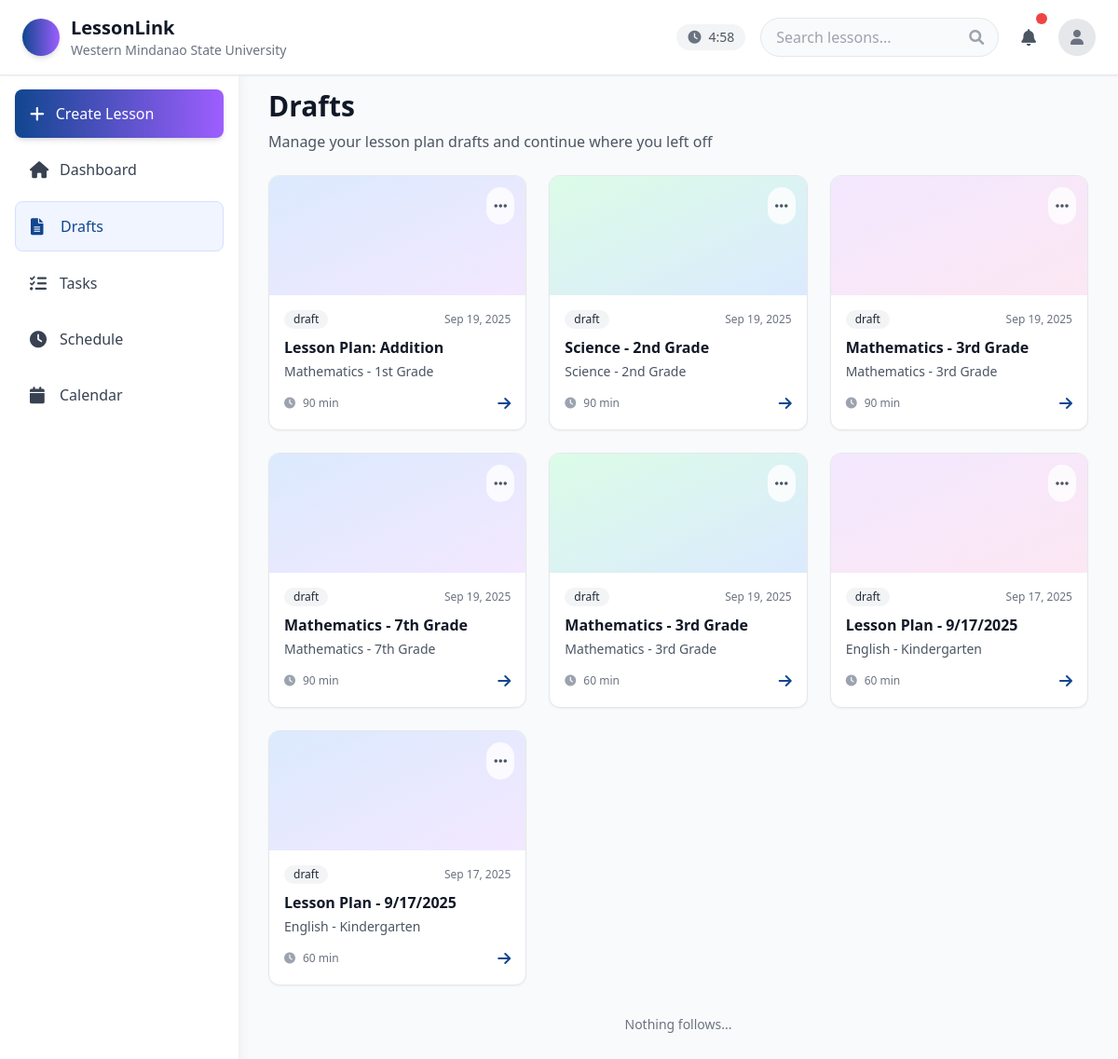
Page /drafts/ (signed in) on the committed database.
### lessonGenerator/models.py (models this page shows, shortened)
class LessonPlan(models.Model):
    DRAFT = 'draft'
    FINAL = 'final'
    STATUS_CHOICES = [
        (DRAFT, 'Draft'),
        (FINAL, 'Final'),
    ]
    title = models.CharField(max_length=200)
    subject = models.CharField(max_length=100)
    grade_level = models.CharField(max_length=50)
    quarter = models.CharField(max_length=50, blank=True)
    duration = models.IntegerField()  # in minutes
    population = models.IntegerField()  # number of students
    learning_objectives = models.TextField()
    subject_matter = models.TextField()
    materials_needed = models.TextField()
    introduction = models.TextField()
    instruction = models.TextField()
    application = models.TextField()
    evaluation = models.TextField()
    assessment = models.TextField()
    generated_content = models.TextField()  # AI-generated content
    status = models.CharField(max_length=10, choices=STATUS_CHOICES, default=DRAFT)
    created_by = models.ForeignKey(settings.AUTH_USER_MODEL, on_delete=models.CASCADE)  # ✅ Changed from User to settings.AUTH_USER_MODEL
    created_at = models.DateTimeField(auto_now_add=True)
    updated_at = models.DateTimeField(auto_now=True)

### lessonGenerator/views.py (the view)
# urls.py: path('drafts/', views.draft_list, name='draft_list'),
@login_required
def draft_list(request):
    drafts = LessonPlan.objects.filter(created_by=request.user, status=LessonPlan.DRAFT).order_by('-created_at')
    return render(request, 'lessonGenerator/draft_list.html', {'drafts': drafts})

### lessonGenerator/templates/lessonGenerator/draft_list.html (shortened to what this page needs)
<!DOCTYPE html>
<html lang="en">
<head>
    <script src="https://cdn.tailwindcss.com"></script>
    <link href="https://cdnjs.cloudflare.com/ajax/libs/font-awesome/6.0.0/css/all.min.css" rel="stylesheet">
</head>
<body class="bg-gray-50 min-h-screen">
    <header class="bg-white shadow-sm border-b fixed top-0 left-0 right-0 z-40">
        <div class="flex items-center justify-between px-4 py-3 md:px-6 md:py-4">
            <div class="flex items-center space-x-3 flex-1 md:flex-none">
                <div class="w-10 h-10 bg-gradient-to-r from-[#11468F] to-[#9E5EFF] rounded-full shadow-md"></div>
                <div class="hidden sm:block">
                    <h1 class="text-xl font-bold text-gray-900">LessonLink</h1>
                    <p class="text-sm text-gray-500 hidden lg:block">Western Mindanao State University</p>
                </div>
            </div>
            <div class="flex items-center space-x-2 md:space-x-4">
                <div class="hidden md:flex items-center space-x-2 bg-gray-100 px-3 py-1 rounded-full">
                    <i class="fas fa-clock text-gray-500 text-sm"></i>
                    <span id="session-timer" class="text-sm text-gray-600">5:00</span>
                </div>
                <div class="relative hidden md:block">
                    <input type="text" placeholder="Search lessons..."
                        class="w-64 px-4 py-2 bg-gray-50 border border-gray-200 rounded-full focus:outline-none focus:ring-2 focus:ring-purple-500 focus:border-transparent transition-all">
                    <i class="fas fa-search absolute right-4 top-1/2 transform -translate-y-1/2 text-gray-400"></i>
                </div>
                <div class="relative">
                    <button id="notification-btn"
                        class="relative p-2 text-gray-600 hover:bg-gray-100 rounded-lg transition-colors">
                        <i class="fas fa-bell text-lg"></i>
                        <span id="notification-badge"
                            class="absolute -top-1 -right-1 w-3 h-3 bg-red-500 rounded-full"></span>
                    </button>
                </div>
                <div class="relative">
                    <button id="profile-btn"
                        class="w-10 h-10 rounded-full overflow-hidden bg-gray-200 flex items-center justify-center hover:bg-gray-300 transition-colors">
                        {% if user.profile_picture %}
                        <img src="{{ user.profile_picture.url }}" alt="Profile Picture"
                            class="w-full h-full object-cover">
                        {% else %}
                        <i class="fas fa-user text-gray-500"></i>
                        {% endif %}
                    </button>
                </div>
            </div>
        </div>
    </header>
    <div class="flex pt-16">
        <aside id="sidebar"
            class="w-64 bg-white shadow-lg h-[calc(100vh-4rem)] fixed top-16 left-0 -translate-x-full md:translate-x-0 sidebar-transition z-30 overflow-y-auto">
            <nav class="p-4 pt-8 space-y-2">
                <a href="{% url 'lesson_planner' %}"><button
                        class="w-full flex items-center space-x-3 px-4 py-3 bg-gradient-to-r from-[#11468F] to-[#9E5EFF] text-white rounded-lg hover:from-[#0d3a7a] hover:to-[#8c4de6] transition-all shadow-md">
                        <i class="fas fa-plus text-lg"></i>
                        <span class="font-medium">Create Lesson</span>
                    </button></a>
                <a href="{% url 'dashboard' %}"
                    class="flex items-center space-x-3 px-4 py-3 text-gray-700 hover:bg-[#f0f5ff] rounded-lg transition-colors group">
                    <i class="fas fa-home text-lg w-5 group-hover:text-[#11468F] transition-colors"></i>
                    <span>Dashboard</span>
                </a>
                <a href="{% url 'draft' %}"
                    class="flex items-center space-x-3 px-4 py-3 text-[#11468F] bg-[#f0f5ff] rounded-lg border border-[#d6e0ff]">
                    <i class="fas fa-file-alt text-lg w-5"></i>
                    <span class="font-medium">Drafts</span>
                </a>
                <a href="{% url 'task' %}"
                    class="flex items-center space-x-3 px-4 py-3 text-gray-700 hover:bg-[#f0f5ff] rounded-lg transition-colors group">
                    <i class="fas fa-tasks text-lg w-5 group-hover:text-[#11468F] transition-colors"></i>
                    <span>Tasks</span>
                </a>
                <a href="{% url 'schedule' %}"
                    class="flex items-center space-x-3 px-4 py-3 text-gray-700 hover:bg-[#f0f5ff] rounded-lg transition-colors group">
                    <i class="fas fa-clock text-lg w-5 group-hover:text-[#11468F] transition-colors"></i>
                    <span>Schedule</span>
                </a>
                <a href="{% url 'calendar' %}"
                    class="flex items-center space-x-3 px-4 py-3 text-gray-700 hover:bg-[#f0f5ff] rounded-lg transition-colors group">
                    <i class="fas fa-calendar text-lg w-5 group-hover:text-[#11468F] transition-colors"></i>
                    <span>Calendar</span>
                </a>
            </nav>
        </aside>
        <main class="flex-1 md:ml-64 bg-gray-50">
            <div class="p-4 md:p-6 lg:p-8">
                <div class="mb-6">
                    <h1 class="text-2xl md:text-3xl font-bold text-gray-900 mb-2">Drafts</h1>
                    <p class="text-gray-600">Manage your lesson plan drafts and continue where you left off</p>
                </div>
                {% if drafts %}
                <div class="grid grid-cols-1 md:grid-cols-2 lg:grid-cols-3 gap-4 md:gap-6">
                    {% for draft in drafts %}
                    <div class="bg-white rounded-xl shadow-sm border border-gray-200 overflow-hidden card-hover">
                        <div class="h-32 bg-gradient-to-br
                            {% cycle 'from-blue-100 to-purple-100' 'from-green-100 to-blue-100' 'from-purple-100 to-pink-100' %}
                            relative">
                            <div class="absolute top-3 right-3">
                                <div class="relative">
                                    <button class="p-2 bg-white/80 rounded-full hover:bg-white transition-colors dropdown-toggle" data-id="{{ draft.id }}">
                                        <i class="fas fa-ellipsis-h text-gray-600"></i>
                                    </button>
                                </div>
                            </div>
                        </div>
                        <div class="p-4">
                            <div class="flex items-center justify-between mb-2">
                                <span class="inline-flex items-center px-2.5 py-0.5 rounded-full text-xs font-medium
                                    {% if draft.status == 'Approved' %}bg-green-100 text-green-800
                                    {% elif draft.status == 'Pending' %}bg-yellow-100 text-yellow-800
                                    {% else %}bg-gray-100 text-gray-800{% endif %}">
                                    {{ draft.status|default:"Draft" }}
                                </span>
                                <span class="text-xs text-gray-500">{{ draft.created_at|date:"M d, Y" }}</span>
                            </div>
                            <h3 class="font-semibold text-gray-900 mb-1">{{ draft.title }}</h3>
                            <p class="text-sm text-gray-600 mb-3">{{ draft.subject }} - {{ draft.grade_level }}</p>
                            <div class="flex items-center justify-between">
                                <div class="flex items-center space-x-2">
                                    <i class="fas fa-clock text-xs text-gray-400"></i>
                                    <span class="text-xs text-gray-500">{{ draft.duration|default:"N/A" }} min</span>
                                </div>
                                <a href="{% url 'edit_draft' draft.id %}" class="text-[#11468F] hover:text-[#0d3a7a] transition-colors">
                                    <i class="fas fa-arrow-right"></i>
                                </a>
                            </div>
                        </div>
                    </div>
                    {% endfor %}
                </div>
                {% endif %}
                {% if drafts %}
                <div class="mt-8 text-center">
                    <p class="text-gray-500 text-sm mb-4">Nothing follows...</p>
                </div>
                {% endif %}
            </div>
        </main>
    </div>
</body>
</html>

### lessonGenerator/templates/lessonGenerator/draft_list.html (style rules this page uses)
.sidebar-transition { transition: transform 0.3s cubic-bezier(0.4, 0, 0.2, 1); }
.card-hover { transition: transform 0.2s ease, box-shadow 0.2s ease; }

### rows in the picture
LessonPlan: status "draft", created_at "Sep 19, 2025", title "Lesson Plan: Addition", subject "Mathematics", grade_level "1st Grade", duration "90"
LessonPlan: status "draft", created_at "Sep 19, 2025", title "Science - 2nd Grade", subject "Science", grade_level "2nd Grade", duration "90"
LessonPlan: status "draft", created_at "Sep 19, 2025", title "Mathematics - 3rd Grade", subject "Mathematics", grade_level "3rd Grade", duration "90"
LessonPlan: status "draft", created_at "Sep 19, 2025", title "Mathematics - 7th Grade", subject "Mathematics", grade_level "7th Grade", duration "90"
LessonPlan: status "draft", created_at "Sep 19, 2025", title "Mathematics - 3rd Grade", subject "Mathematics", grade_level "3rd Grade", duration "60"
LessonPlan: status "draft", created_at "Sep 17, 2025", title "Lesson Plan - 9/17/2025", subject "English", grade_level "Kindergarten", duration "60"
LessonPlan: status "draft", created_at "Sep 17, 2025", title "Lesson Plan - 9/17/2025", subject "English", grade_level "Kindergarten", duration "60"
